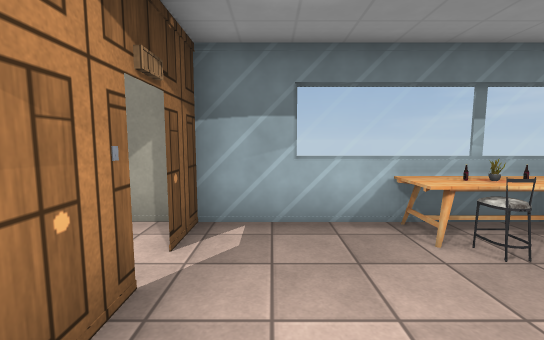
[1] (above)

12 first-person views from a walk through a 3-D level made in the Unity game engine. The camera is 1.4 m above the floor, tilts 6° down and sees 90° across. The floor is counted in squares, 1 m on a side. Each view is taken from the middle of a square. On the plan, view 1 faces up. The plan holds only what a view shows up to about 13 squares ahead; the rest is blank. The player character is not drawn. Some animated figures are left out. Door leaves are left out, so doorways stand open. Some surface patterns are stand-ins.

[2]
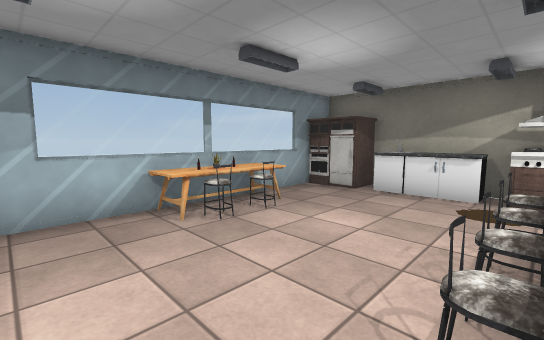

[3]
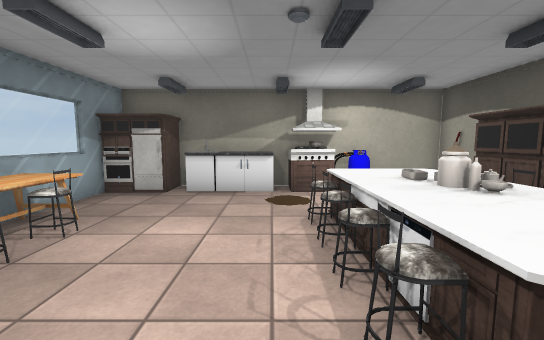

[4]
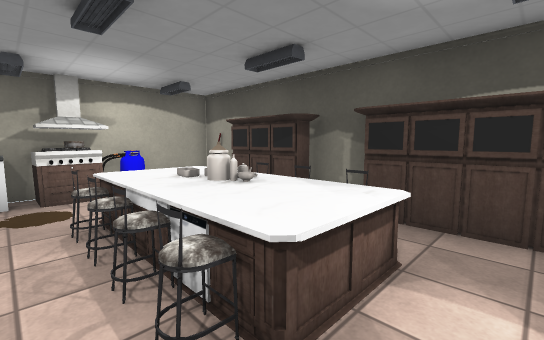

[5]
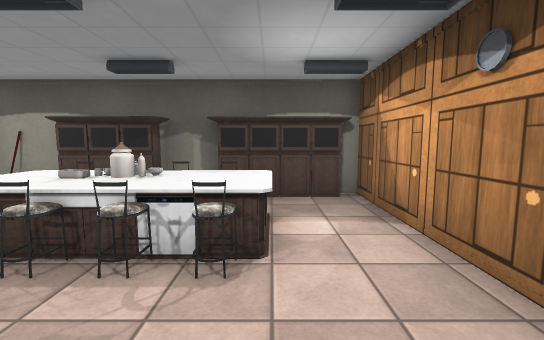

[6]
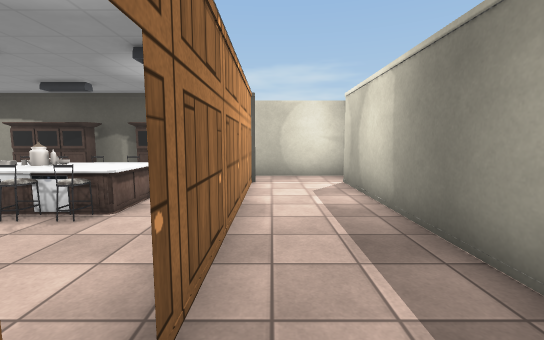

[7]
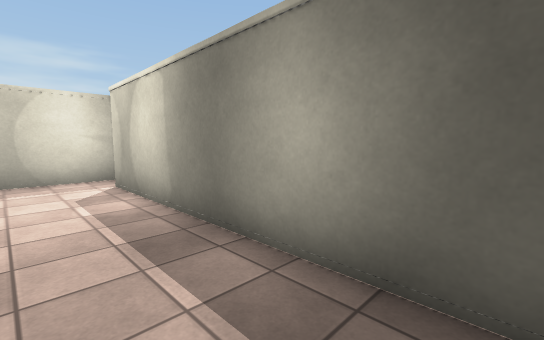

[8]
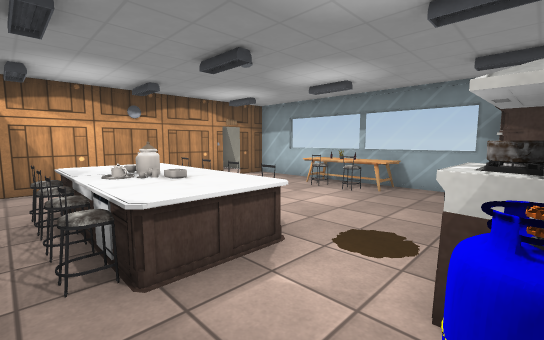

[9]
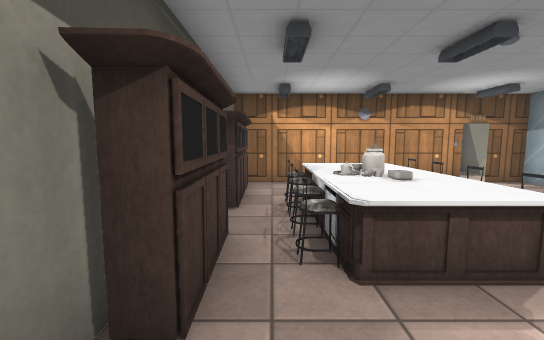

[10]
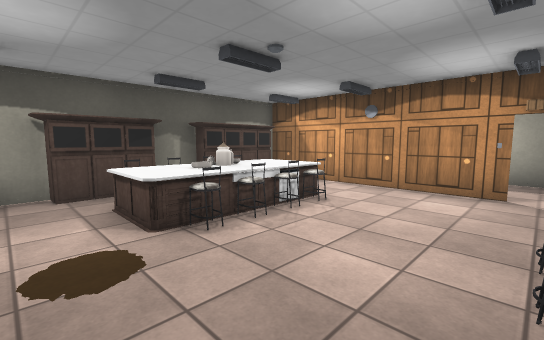

[11]
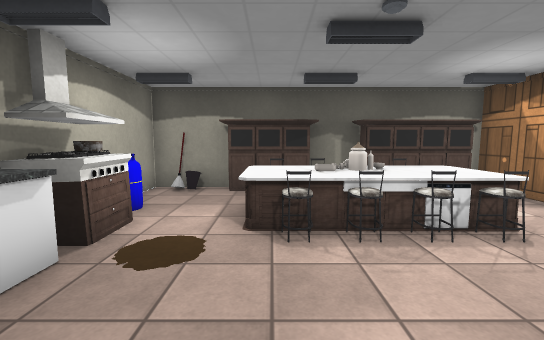

[12]
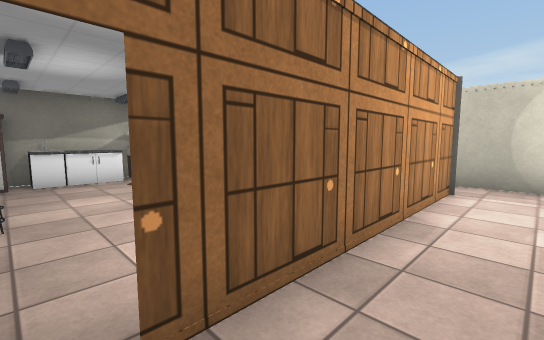

### Floor plan
Points are (right, up) in squares from view 1. A wall is a line through its corners. A room is listed if a view was taken in it or the views show most of it. See-through windows are left out.
Room 1 (views 1, 2, 3, 4, 5, 8, 9, 10, 11)
walls: (3.9, -4.7) (6.2, -4.6) (6.2, -5.3) (8.6, -5.3) (8.6, 2.6); (2.4, -5.3) (3.9, -5.3); (7.5, 4.6) (-1, 4.6); (-1.3, 2.5) (-1.3, -5.3); (-0.7, -4.8) (2.3, -4.7); (-1.3, 4.8) (-1.3, 3.2)
ways out: open door at (-1, 3) to room 2
objects: other object (1, -3) to (5, -2); other object (1, -1) to (2, -1); other object (2, -3); other object (2, 4); other object (3, -3); other object (3, -1); other object (3, 3); other object (3, 4); other object (4, -3); other object (4, -1); other object (4, 3); other object (4, 4); other object (5, -4); other object (5, -3); other object (5, -1); other object (5, 4); other object (8, -5); other object (8, -3); other object (8, -2); other object (8, -1) to (9, -1); other object (8, 0) to (8, 2); other object (8, 3) to (9, 5)
Room 2 (views 6, 7, 12)
walls: (-1.3, -5.4) (-1.3, 2.5); (-4.5, 4.1) (-4.5, -5.4); (-1, 4.6) (-4.5, 4.6); (-3.5, -7) (-1, -7)
ways out: open door at (-1, 3) to room 1; opening at (-4, -6); opening at (-1, -6)

Positions as (right, up) in squares from view 1, and headings:
1: (0, 0), facing up
2: (0, -1), facing up-right
3: (0, 0), facing right
4: (0, 0), facing down-right
5: (1, 2), facing down
6: (-2, 4), facing down
7: (-2, 4), facing down-left
8: (8, -4), facing up-left
9: (8, -4), facing left
10: (7, 3), facing down-left
11: (5, 3), facing down
12: (-3, 3), facing down-right
